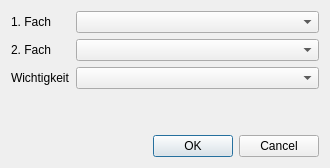
<?xml version="1.0" encoding="UTF-8"?>
<ui version="4.0">
 <class>Dialog</class>
 <widget class="QDialog" name="Dialog">
  <property name="geometry">
   <rect>
    <x>0</x>
    <y>0</y>
    <width>330</width>
    <height>168</height>
   </rect>
  </property>
  <property name="windowTitle">
   <string>Notizen</string>
  </property>
  <layout class="QVBoxLayout" name="verticalLayout">
   <item>
    <layout class="QFormLayout" name="formLayout">
     <item row="0" column="0">
      <widget class="QLabel" name="label_2">
       <property name="text">
        <string>1. Fach</string>
       </property>
      </widget>
     </item>
     <item row="0" column="1">
      <widget class="QComboBox" name="subject_1"/>
     </item>
     <item row="2" column="0">
      <widget class="QLabel" name="label">
       <property name="text">
        <string>Wichtigkeit</string>
       </property>
      </widget>
     </item>
     <item row="2" column="1">
      <widget class="QComboBox" name="weight">
       <item>
        <property name="text">
         <string/>
        </property>
       </item>
       <item>
        <property name="text">
         <string>-</string>
        </property>
       </item>
       <item>
        <property name="text">
         <string>1</string>
        </property>
       </item>
       <item>
        <property name="text">
         <string>2</string>
        </property>
       </item>
       <item>
        <property name="text">
         <string>3</string>
        </property>
       </item>
       <item>
        <property name="text">
         <string>4</string>
        </property>
       </item>
       <item>
        <property name="text">
         <string>5</string>
        </property>
       </item>
       <item>
        <property name="text">
         <string>6</string>
        </property>
       </item>
       <item>
        <property name="text">
         <string>7</string>
        </property>
       </item>
       <item>
        <property name="text">
         <string>8</string>
        </property>
       </item>
       <item>
        <property name="text">
         <string>9</string>
        </property>
       </item>
       <item>
        <property name="text">
         <string>+</string>
        </property>
       </item>
      </widget>
     </item>
     <item row="1" column="1">
      <widget class="QComboBox" name="subject_2"/>
     </item>
     <item row="1" column="0">
      <widget class="QLabel" name="label_3">
       <property name="text">
        <string>2. Fach</string>
       </property>
      </widget>
     </item>
    </layout>
   </item>
   <item>
    <widget class="QDialogButtonBox" name="buttonBox">
     <property name="orientation">
      <enum>Qt::Horizontal</enum>
     </property>
     <property name="standardButtons">
      <set>QDialogButtonBox::Cancel|QDialogButtonBox::Ok</set>
     </property>
    </widget>
   </item>
  </layout>
 </widget>
 <resources/>
 <connections>
  <connection>
   <sender>buttonBox</sender>
   <signal>accepted()</signal>
   <receiver>Dialog</receiver>
   <slot>accept()</slot>
   <hints>
    <hint type="sourcelabel">
     <x>248</x>
     <y>254</y>
    </hint>
    <hint type="destinationlabel">
     <x>157</x>
     <y>274</y>
    </hint>
   </hints>
  </connection>
  <connection>
   <sender>buttonBox</sender>
   <signal>rejected()</signal>
   <receiver>Dialog</receiver>
   <slot>reject()</slot>
   <hints>
    <hint type="sourcelabel">
     <x>316</x>
     <y>260</y>
    </hint>
    <hint type="destinationlabel">
     <x>286</x>
     <y>274</y>
    </hint>
   </hints>
  </connection>
 </connections>
</ui>
